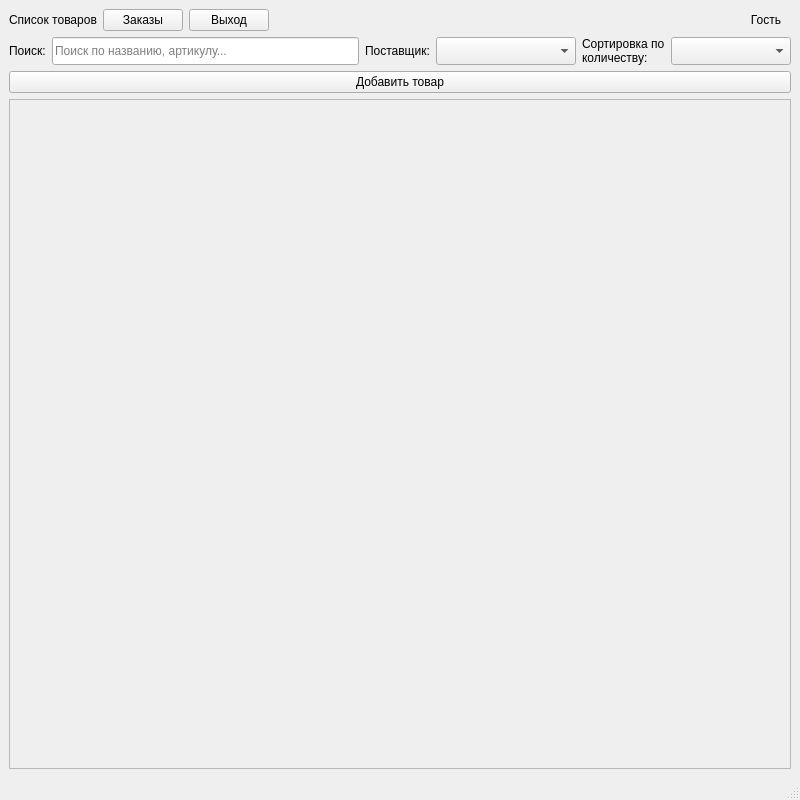
<?xml version="1.0" encoding="UTF-8"?>
<!-- main.ui -->
<ui version="4.0">
 <class>ProductListWindow</class>
 <widget class="QMainWindow" name="ProductListWindow">
  <property name="geometry">
   <rect>
    <x>0</x>
    <y>0</y>
    <width>800</width>
    <height>800</height>
   </rect>
  </property>
  <property name="minimumSize">
   <size>
    <width>800</width>
    <height>560</height>
   </size>
  </property>
  <property name="windowTitle">
   <string>Список товаров</string>
  </property>
  <widget class="QWidget" name="centralwidget">
   <layout class="QVBoxLayout" name="verticalLayout">
    <item>
     <layout class="QHBoxLayout" name="head">
      <item>
       <widget class="QLabel" name="lbl_title">
        <property name="text">
         <string>Список товаров</string>
        </property>
        <property name="wordWrap">
         <bool>true</bool>
        </property>
       </widget>
      </item>
      <item>
       <widget class="QPushButton" name="btn_orders">
        <property name="text">
         <string>Заказы</string>
        </property>
       </widget>
      </item>
      <item>
       <widget class="QPushButton" name="btn_logout">
        <property name="text">
         <string>Выход</string>
        </property>
       </widget>
      </item>
      <item>
       <spacer name="horizontalSpacer">
        <property name="orientation">
         <enum>Qt::Orientation::Horizontal</enum>
        </property>
        <property name="sizeHint" stdset="0">
         <size>
          <width>40</width>
          <height>20</height>
         </size>
        </property>
       </spacer>
      </item>
      <item>
       <widget class="QLabel" name="lbl_role">
        <property name="text">
         <string>Гость</string>
        </property>
        <property name="alignment">
         <set>Qt::AlignmentFlag::AlignRight|Qt::AlignmentFlag::AlignVCenter</set>
        </property>
        <property name="wordWrap">
         <bool>true</bool>
        </property>
       </widget>
      </item>
      <item>
       <widget class="QLabel" name="lbl_user">
        <property name="text">
         <string> </string>
        </property>
        <property name="alignment">
         <set>Qt::AlignmentFlag::AlignRight|Qt::AlignmentFlag::AlignVCenter</set>
        </property>
        <property name="wordWrap">
         <bool>true</bool>
        </property>
       </widget>
      </item>
     </layout>
    </item>
    <item>
     <layout class="QHBoxLayout" name="row_filter">
      <item>
       <widget class="QLabel" name="lbl_search">
        <property name="text">
         <string>Поиск:</string>
        </property>
        <property name="wordWrap">
         <bool>true</bool>
        </property>
       </widget>
      </item>
      <item>
       <widget class="QLineEdit" name="search_edit">
        <property name="minimumSize">
         <size>
          <width>180</width>
          <height>28</height>
         </size>
        </property>
        <property name="placeholderText">
         <string>Поиск по названию, артикулу...</string>
        </property>
       </widget>
      </item>
      <item>
       <widget class="QLabel" name="lbl_supplier">
        <property name="text">
         <string>Поставщик:</string>
        </property>
        <property name="wordWrap">
         <bool>true</bool>
        </property>
       </widget>
      </item>
      <item>
       <widget class="QComboBox" name="supplier_combo">
        <property name="minimumSize">
         <size>
          <width>140</width>
          <height>28</height>
         </size>
        </property>
       </widget>
      </item>
      <item>
       <widget class="QLabel" name="lbl_sort">
        <property name="text">
         <string>Сортировка по количеству:</string>
        </property>
        <property name="wordWrap">
         <bool>true</bool>
        </property>
       </widget>
      </item>
      <item>
       <widget class="QComboBox" name="sort_combo">
        <property name="minimumSize">
         <size>
          <width>120</width>
          <height>28</height>
         </size>
        </property>
       </widget>
      </item>
     </layout>
    </item>
    <item>
     <layout class="QHBoxLayout" name="horizontalLayout">
      <item>
       <widget class="QPushButton" name="btn_add">
        <property name="sizePolicy">
         <sizepolicy hsizetype="Expanding" vsizetype="Fixed">
          <horstretch>0</horstretch>
          <verstretch>0</verstretch>
         </sizepolicy>
        </property>
        <property name="text">
         <string>Добавить товар</string>
        </property>
       </widget>
      </item>
     </layout>
    </item>
    <item>
     <widget class="QScrollArea" name="cards_scroll">
      <property name="sizePolicy">
       <sizepolicy hsizetype="Expanding" vsizetype="Expanding">
        <horstretch>0</horstretch>
        <verstretch>0</verstretch>
       </sizepolicy>
      </property>
      <property name="horizontalScrollBarPolicy">
       <enum>Qt::ScrollBarPolicy::ScrollBarAlwaysOff</enum>
      </property>
      <property name="widgetResizable">
       <bool>true</bool>
      </property>
      <widget class="QWidget" name="cards_container">
       <layout class="QVBoxLayout" name="cards_layout">
        <item>
         <spacer name="verticalSpacer">
          <property name="orientation">
           <enum>Qt::Orientation::Vertical</enum>
          </property>
          <property name="sizeHint" stdset="0">
           <size>
            <width>20</width>
            <height>40</height>
           </size>
          </property>
         </spacer>
        </item>
       </layout>
      </widget>
     </widget>
    </item>
   </layout>
  </widget>
  <widget class="QStatusBar" name="statusbar"/>
 </widget>
 <resources/>
 <connections/>
</ui>
